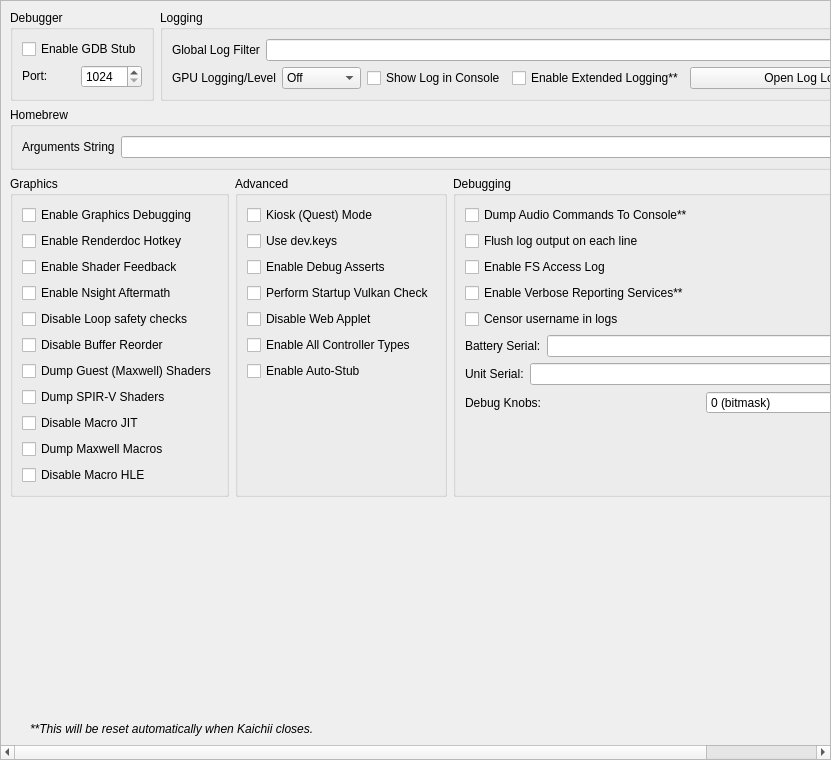
<?xml version="1.0" encoding="UTF-8"?>
<ui version="4.0">
 <class>ConfigureDebug</class>
 <widget class="QScrollArea" name="ConfigureDebug">
  <property name="geometry">
   <rect>
    <x>0</x>
    <y>0</y>
    <width>831</width>
    <height>760</height>
   </rect>
  </property>
  <property name="widgetResizable">
   <bool>true</bool>
  </property>
  <widget class="QWidget" name="widget">
   <property name="geometry">
    <rect>
     <x>0</x>
     <y>0</y>
     <width>829</width>
     <height>758</height>
    </rect>
   </property>
   <layout class="QVBoxLayout" name="verticalLayout_1">
    <item>
     <layout class="QHBoxLayout" name="horizontalLayout">
      <property name="topMargin">
       <number>0</number>
      </property>
      <item>
       <widget class="QGroupBox" name="groupBox">
        <property name="sizePolicy">
         <sizepolicy hsizetype="Preferred" vsizetype="Preferred">
          <horstretch>0</horstretch>
          <verstretch>0</verstretch>
         </sizepolicy>
        </property>
        <property name="title">
         <string>Debugger</string>
        </property>
        <property name="alignment">
         <set>Qt::AlignmentFlag::AlignLeading|Qt::AlignmentFlag::AlignLeft|Qt::AlignmentFlag::AlignTop</set>
        </property>
        <property name="flat">
         <bool>false</bool>
        </property>
        <property name="checkable">
         <bool>false</bool>
        </property>
        <layout class="QVBoxLayout" name="verticalLayout_3">
         <item>
          <widget class="QWidget" name="debug_widget" native="true">
           <property name="sizePolicy">
            <sizepolicy hsizetype="Preferred" vsizetype="Maximum">
             <horstretch>0</horstretch>
             <verstretch>0</verstretch>
            </sizepolicy>
           </property>
           <layout class="QVBoxLayout" name="verticalLayout">
            <property name="sizeConstraint">
             <enum>QLayout::SizeConstraint::SetDefaultConstraint</enum>
            </property>
            <property name="leftMargin">
             <number>0</number>
            </property>
            <property name="topMargin">
             <number>0</number>
            </property>
            <property name="rightMargin">
             <number>0</number>
            </property>
            <property name="bottomMargin">
             <number>0</number>
            </property>
            <item>
             <widget class="QCheckBox" name="toggle_gdbstub">
              <property name="sizePolicy">
               <sizepolicy hsizetype="Maximum" vsizetype="Maximum">
                <horstretch>0</horstretch>
                <verstretch>0</verstretch>
               </sizepolicy>
              </property>
              <property name="text">
               <string>Enable GDB Stub</string>
              </property>
             </widget>
            </item>
            <item>
             <widget class="QWidget" name="horizontalWidget_3" native="true">
              <property name="sizePolicy">
               <sizepolicy hsizetype="Preferred" vsizetype="Maximum">
                <horstretch>0</horstretch>
                <verstretch>0</verstretch>
               </sizepolicy>
              </property>
              <layout class="QHBoxLayout" name="horizontalLayout_3">
               <property name="leftMargin">
                <number>0</number>
               </property>
               <property name="topMargin">
                <number>0</number>
               </property>
               <property name="rightMargin">
                <number>0</number>
               </property>
               <property name="bottomMargin">
                <number>0</number>
               </property>
               <item>
                <widget class="QLabel" name="label_11">
                 <property name="sizePolicy">
                  <sizepolicy hsizetype="Minimum" vsizetype="Maximum">
                   <horstretch>0</horstretch>
                   <verstretch>0</verstretch>
                  </sizepolicy>
                 </property>
                 <property name="text">
                  <string>Port:</string>
                 </property>
                </widget>
               </item>
               <item>
                <widget class="QSpinBox" name="gdbport_spinbox">
                 <property name="sizePolicy">
                  <sizepolicy hsizetype="Preferred" vsizetype="Maximum">
                   <horstretch>0</horstretch>
                   <verstretch>0</verstretch>
                  </sizepolicy>
                 </property>
                 <property name="minimum">
                  <number>1024</number>
                 </property>
                 <property name="maximum">
                  <number>65535</number>
                 </property>
                </widget>
               </item>
              </layout>
             </widget>
            </item>
           </layout>
          </widget>
         </item>
        </layout>
       </widget>
      </item>
      <item>
       <widget class="QGroupBox" name="groupBox_2">
        <property name="sizePolicy">
         <sizepolicy hsizetype="Expanding" vsizetype="Preferred">
          <horstretch>0</horstretch>
          <verstretch>0</verstretch>
         </sizepolicy>
        </property>
        <property name="title">
         <string>Logging</string>
        </property>
        <layout class="QGridLayout" name="gridLayout_1">
         <item row="0" column="0" colspan="4">
          <widget class="QWidget" name="logging_widget" native="true">
           <property name="sizePolicy">
            <sizepolicy hsizetype="Preferred" vsizetype="Maximum">
             <horstretch>0</horstretch>
             <verstretch>0</verstretch>
            </sizepolicy>
           </property>
           <layout class="QHBoxLayout" name="horizontalLayout_1">
            <property name="leftMargin">
             <number>0</number>
            </property>
            <property name="topMargin">
             <number>0</number>
            </property>
            <property name="rightMargin">
             <number>0</number>
            </property>
            <property name="bottomMargin">
             <number>0</number>
            </property>
            <item>
             <widget class="QLabel" name="label_1">
              <property name="sizePolicy">
               <sizepolicy hsizetype="Preferred" vsizetype="Preferred">
                <horstretch>0</horstretch>
                <verstretch>0</verstretch>
               </sizepolicy>
              </property>
              <property name="text">
               <string>Global Log Filter</string>
              </property>
             </widget>
            </item>
            <item>
             <widget class="QLineEdit" name="log_filter_edit"/>
            </item>
           </layout>
          </widget>
         </item>
         <item row="1" column="0">
          <widget class="QWidget" name="gpu_log_level_widget" native="true">
           <property name="sizePolicy">
            <sizepolicy hsizetype="Preferred" vsizetype="Maximum">
             <horstretch>0</horstretch>
             <verstretch>0</verstretch>
            </sizepolicy>
           </property>
           <layout class="QHBoxLayout" name="gpu_log_level_layout">
            <property name="leftMargin">
             <number>0</number>
            </property>
            <property name="topMargin">
             <number>0</number>
            </property>
            <property name="rightMargin">
             <number>0</number>
            </property>
            <property name="bottomMargin">
             <number>0</number>
            </property>
            <item>
             <widget class="QLabel" name="gpu_log_level_label">
              <property name="text">
               <string>GPU Logging/Level</string>
              </property>
             </widget>
            </item>
            <item>
             <widget class="QComboBox" name="gpu_log_level">
              <property name="toolTip">
               <string>Detail level for GPU logs. Off disables logging entirely.</string>
              </property>
              <item>
               <property name="text">
                <string>Off</string>
               </property>
              </item>
              <item>
               <property name="text">
                <string>Errors</string>
               </property>
              </item>
              <item>
               <property name="text">
                <string>Standard</string>
               </property>
              </item>
              <item>
               <property name="text">
                <string>Verbose</string>
               </property>
              </item>
              <item>
               <property name="text">
                <string>All</string>
               </property>
              </item>
             </widget>
            </item>
           </layout>
          </widget>
         </item>
         <item row="1" column="1">
          <widget class="QCheckBox" name="toggle_console">
           <property name="text">
            <string>Show Log in Console</string>
           </property>
          </widget>
         </item>
         <item row="1" column="2">
          <widget class="QCheckBox" name="extended_logging">
           <property name="enabled">
            <bool>true</bool>
           </property>
           <property name="toolTip">
            <string>When checked, the max size of the log increases from 100 MB to 1 GB</string>
           </property>
           <property name="text">
            <string>Enable Extended Logging**</string>
           </property>
          </widget>
         </item>
         <item row="1" column="3">
          <widget class="QPushButton" name="open_log_button">
           <property name="sizePolicy">
            <sizepolicy hsizetype="Expanding" vsizetype="Maximum">
             <horstretch>1</horstretch>
             <verstretch>0</verstretch>
            </sizepolicy>
           </property>
           <property name="minimumSize">
            <size>
             <width>250</width>
             <height>0</height>
            </size>
           </property>
           <property name="text">
            <string>Open Log Location</string>
           </property>
          </widget>
         </item>
        </layout>
       </widget>
      </item>
     </layout>
    </item>
    <item>
     <widget class="QGroupBox" name="groupBox_3">
      <property name="title">
       <string>Homebrew</string>
      </property>
      <layout class="QVBoxLayout" name="verticalLayout_5">
       <item>
        <layout class="QHBoxLayout" name="horizontalLayout_4">
         <item>
          <widget class="QLabel" name="label_3">
           <property name="text">
            <string>Arguments String</string>
           </property>
          </widget>
         </item>
         <item>
          <widget class="QLineEdit" name="homebrew_args_edit"/>
         </item>
        </layout>
       </item>
      </layout>
     </widget>
    </item>
    <item>
     <layout class="QHBoxLayout" name="horizontalLayout_2">
      <item>
       <widget class="QGroupBox" name="groupBox_4">
        <property name="title">
         <string>Graphics</string>
        </property>
        <layout class="QGridLayout" name="gridLayout_2">
         <item row="4" column="0">
          <widget class="QCheckBox" name="disable_loop_safety_checks">
           <property name="toolTip">
            <string>When checked, it executes shaders without loop logic changes</string>
           </property>
           <property name="text">
            <string>Disable Loop safety checks</string>
           </property>
          </widget>
         </item>
         <item row="9" column="0">
          <widget class="QCheckBox" name="dump_macros">
           <property name="enabled">
            <bool>true</bool>
           </property>
           <property name="toolTip">
            <string>When checked, it will dump all the macro programs of the GPU</string>
           </property>
           <property name="text">
            <string>Dump Maxwell Macros</string>
           </property>
          </widget>
         </item>
         <item row="3" column="0">
          <widget class="QCheckBox" name="enable_nsight_aftermath">
           <property name="toolTip">
            <string>When checked, it enables Nsight Aftermath crash dumps</string>
           </property>
           <property name="text">
            <string>Enable Nsight Aftermath</string>
           </property>
          </widget>
         </item>
         <item row="6" column="0">
          <widget class="QCheckBox" name="dump_guest_shaders">
           <property name="enabled">
            <bool>true</bool>
           </property>
           <property name="toolTip">
            <string>When checked, it will dump original Maxwell guest shader bytecode (the input to the recompiler) as .ash files under DumpDir/shaders/. Useful for inspection with nvdisasm.</string>
           </property>
           <property name="text">
            <string>Dump Guest (Maxwell) Shaders</string>
           </property>
          </widget>
         </item>
         <item row="1" column="0">
          <widget class="QCheckBox" name="enable_renderdoc_hotkey">
           <property name="text">
            <string>Enable Renderdoc Hotkey</string>
           </property>
          </widget>
         </item>
         <item row="8" column="0">
          <widget class="QCheckBox" name="disable_macro_jit">
           <property name="enabled">
            <bool>true</bool>
           </property>
           <property name="toolTip">
            <string>When checked, it disables the macro Just In Time compiler. Enabling this makes games run slower</string>
           </property>
           <property name="text">
            <string>Disable Macro JIT</string>
           </property>
          </widget>
         </item>
         <item row="10" column="0">
          <widget class="QCheckBox" name="disable_macro_hle">
           <property name="enabled">
            <bool>true</bool>
           </property>
           <property name="toolTip">
            <string>When checked, it disables the macro HLE functions. Enabling this makes games run slower</string>
           </property>
           <property name="text">
            <string>Disable Macro HLE</string>
           </property>
          </widget>
         </item>
         <item row="0" column="0">
          <widget class="QCheckBox" name="enable_graphics_debugging">
           <property name="enabled">
            <bool>true</bool>
           </property>
           <property name="toolTip">
            <string>When checked, the graphics API enters a slower debugging mode</string>
           </property>
           <property name="text">
            <string>Enable Graphics Debugging</string>
           </property>
          </widget>
         </item>
         <item row="11" column="0">
          <spacer name="verticalSpacer_5">
           <property name="orientation">
            <enum>Qt::Orientation::Vertical</enum>
           </property>
           <property name="sizeType">
            <enum>QSizePolicy::Policy::Preferred</enum>
           </property>
           <property name="sizeHint" stdset="0">
            <size>
             <width>20</width>
             <height>0</height>
            </size>
           </property>
          </spacer>
         </item>
         <item row="2" column="0">
          <widget class="QCheckBox" name="enable_shader_feedback">
           <property name="toolTip">
            <string>When checked, yuzu will log statistics about the compiled pipeline cache</string>
           </property>
           <property name="text">
            <string>Enable Shader Feedback</string>
           </property>
          </widget>
         </item>
         <item row="5" column="0">
          <widget class="QCheckBox" name="disable_buffer_reorder">
           <property name="toolTip">
            <string>&lt;html&gt;&lt;head/&gt;&lt;body&gt;&lt;p&gt;When checked, disables reordering of mapped memory uploads which allows to associate uploads with specific draws. May reduce performance in some cases.&lt;/p&gt;&lt;/body&gt;&lt;/html&gt;</string>
           </property>
           <property name="text">
            <string>Disable Buffer Reorder</string>
           </property>
          </widget>
         </item>
         <item row="7" column="0">
          <widget class="QCheckBox" name="gpu_log_shader_dumps">
           <property name="toolTip">
            <string>When checked, it will dump the recompiler's output SPIR-V binaries (.spv) under LogDir/shaders/. Inspect via SPIRV-Tools (spirv-dis / spirv-cross / spirv-val) or RenderDoc.</string>
           </property>
           <property name="text">
            <string>Dump SPIR-V Shaders</string>
           </property>
          </widget>
         </item>
        </layout>
       </widget>
      </item>
      <item>
       <widget class="QGroupBox" name="groupBox_6">
        <property name="title">
         <string>Advanced</string>
        </property>
        <layout class="QGridLayout" name="gridLayout_4">
         <item row="3" column="0">
          <widget class="QCheckBox" name="perform_vulkan_check">
           <property name="toolTip">
            <string>Enables yuzu to check for a working Vulkan environment when the program starts up. Disable this if this is causing issues with external programs seeing yuzu.</string>
           </property>
           <property name="text">
            <string>Perform Startup Vulkan Check</string>
           </property>
          </widget>
         </item>
         <item row="4" column="0">
          <widget class="QCheckBox" name="disable_web_applet">
           <property name="text">
            <string>Disable Web Applet</string>
           </property>
          </widget>
         </item>
         <item row="5" column="0">
          <widget class="QCheckBox" name="enable_all_controllers">
           <property name="text">
            <string>Enable All Controller Types</string>
           </property>
          </widget>
         </item>
         <item row="6" column="0">
          <widget class="QCheckBox" name="use_auto_stub">
           <property name="text">
            <string>Enable Auto-Stub</string>
           </property>
          </widget>
         </item>
         <item row="0" column="0">
          <widget class="QCheckBox" name="quest_flag">
           <property name="text">
            <string>Kiosk (Quest) Mode</string>
           </property>
          </widget>
         </item>
         <item row="1" column="0">
          <widget class="QCheckBox" name="use_dev_keys">
           <property name="text">
            <string>Use dev.keys</string>
           </property>
          </widget>
         </item>
         <item row="2" column="0">
          <widget class="QCheckBox" name="use_debug_asserts">
           <property name="text">
            <string>Enable Debug Asserts</string>
           </property>
          </widget>
         </item>
         <item row="7" column="0">
          <spacer name="verticalSpacer_4">
           <property name="orientation">
            <enum>Qt::Orientation::Vertical</enum>
           </property>
           <property name="sizeType">
            <enum>QSizePolicy::Policy::Expanding</enum>
           </property>
           <property name="sizeHint" stdset="0">
            <size>
             <width>20</width>
             <height>0</height>
            </size>
           </property>
          </spacer>
         </item>
        </layout>
       </widget>
      </item>
      <item>
       <widget class="QGroupBox" name="groupBox_5">
        <property name="title">
         <string>Debugging</string>
        </property>
        <layout class="QGridLayout" name="gridLayout_3">
         <item row="6" column="0">
          <widget class="QWidget" name="serial_battery_widget" native="true">
           <property name="sizePolicy">
            <sizepolicy hsizetype="Preferred" vsizetype="Maximum">
             <horstretch>0</horstretch>
             <verstretch>0</verstretch>
            </sizepolicy>
           </property>
           <layout class="QHBoxLayout" name="horizontalLayout_11">
            <property name="leftMargin">
             <number>0</number>
            </property>
            <property name="topMargin">
             <number>0</number>
            </property>
            <property name="rightMargin">
             <number>0</number>
            </property>
            <property name="bottomMargin">
             <number>0</number>
            </property>
            <item>
             <widget class="QLabel" name="label_12">
              <property name="sizePolicy">
               <sizepolicy hsizetype="Preferred" vsizetype="Preferred">
                <horstretch>0</horstretch>
                <verstretch>0</verstretch>
               </sizepolicy>
              </property>
              <property name="text">
               <string>Battery Serial:</string>
              </property>
             </widget>
            </item>
            <item>
             <widget class="QLineEdit" name="serial_battery_edit"/>
            </item>
           </layout>
          </widget>
         </item>
         <item row="8" column="0">
          <widget class="QWidget" name="debug_knobs_widget" native="true">
           <property name="sizePolicy">
            <sizepolicy hsizetype="Preferred" vsizetype="Maximum">
             <horstretch>0</horstretch>
             <verstretch>0</verstretch>
            </sizepolicy>
           </property>
           <layout class="QHBoxLayout" name="horizontalLayout_debug_knobs">
            <property name="leftMargin">
             <number>0</number>
            </property>
            <property name="topMargin">
             <number>0</number>
            </property>
            <property name="rightMargin">
             <number>0</number>
            </property>
            <property name="bottomMargin">
             <number>0</number>
            </property>
            <item>
             <widget class="QLabel" name="label_debug_knobs">
              <property name="sizePolicy">
               <sizepolicy hsizetype="Preferred" vsizetype="Preferred">
                <horstretch>0</horstretch>
                <verstretch>0</verstretch>
               </sizepolicy>
              </property>
              <property name="text">
               <string>Debug Knobs:</string>
              </property>
             </widget>
            </item>
            <item>
             <widget class="QSpinBox" name="debug_knobs_spinbox">
              <property name="minimum">
               <number>0</number>
              </property>
              <property name="maximum">
               <number>65535</number>
              </property>
              <property name="toolTip">
               <string>Bitmask for quick development toggles</string>
              </property>
              <property name="statusTip">
               <string>Set debug knobs (bitmask)</string>
              </property>
              <property name="whatsThis">
               <string>16-bit debug knob set for quick development toggles</string>
              </property>
              <property name="suffix">
               <string> (bitmask)</string>
              </property>
             </widget>
            </item>
           </layout>
          </widget>
         </item>
         <item row="7" column="0">
          <widget class="QWidget" name="serial_board_widget" native="true">
           <property name="sizePolicy">
            <sizepolicy hsizetype="Preferred" vsizetype="Maximum">
             <horstretch>0</horstretch>
             <verstretch>0</verstretch>
            </sizepolicy>
           </property>
           <layout class="QHBoxLayout" name="horizontalLayout_12">
            <property name="leftMargin">
             <number>0</number>
            </property>
            <property name="topMargin">
             <number>0</number>
            </property>
            <property name="rightMargin">
             <number>0</number>
            </property>
            <property name="bottomMargin">
             <number>0</number>
            </property>
            <item>
             <widget class="QLabel" name="label_13">
              <property name="sizePolicy">
               <sizepolicy hsizetype="Preferred" vsizetype="Preferred">
                <horstretch>0</horstretch>
                <verstretch>0</verstretch>
               </sizepolicy>
              </property>
              <property name="text">
               <string>Unit Serial:</string>
              </property>
             </widget>
            </item>
            <item>
             <widget class="QLineEdit" name="serial_board_edit"/>
            </item>
           </layout>
          </widget>
         </item>
         <item row="20" column="0">
          <spacer name="verticalSpacer_3">
           <property name="orientation">
            <enum>Qt::Orientation::Vertical</enum>
           </property>
           <property name="sizeType">
            <enum>QSizePolicy::Policy::Expanding</enum>
           </property>
           <property name="sizeHint" stdset="0">
            <size>
             <width>20</width>
             <height>0</height>
            </size>
           </property>
          </spacer>
         </item>
         <item row="1" column="0">
          <widget class="QCheckBox" name="dump_audio_commands">
           <property name="toolTip">
            <string>Enable this to output the latest generated audio command list to the console. Only affects games using the audio renderer.</string>
           </property>
           <property name="text">
            <string>Dump Audio Commands To Console**</string>
           </property>
          </widget>
         </item>
         <item row="2" column="0">
          <widget class="QCheckBox" name="flush_line">
           <property name="text">
            <string>Flush log output on each line</string>
           </property>
          </widget>
         </item>
         <item row="3" column="0">
          <widget class="QCheckBox" name="fs_access_log">
           <property name="text">
            <string>Enable FS Access Log</string>
           </property>
          </widget>
         </item>
         <item row="4" column="0">
          <widget class="QCheckBox" name="reporting_services">
           <property name="text">
            <string>Enable Verbose Reporting Services**</string>
           </property>
          </widget>
         </item>
         <item row="5" column="0">
          <widget class="QCheckBox" name="censor_username">
           <property name="text">
            <string>Censor username in logs</string>
           </property>
          </widget>
         </item>
        </layout>
       </widget>
      </item>
     </layout>
    </item>
    <item>
     <spacer name="verticalSpacer">
      <property name="orientation">
       <enum>Qt::Orientation::Vertical</enum>
      </property>
      <property name="sizeHint" stdset="0">
       <size>
        <width>20</width>
        <height>0</height>
       </size>
      </property>
     </spacer>
    </item>
    <item>
     <widget class="QLabel" name="label_5">
      <property name="sizePolicy">
       <sizepolicy hsizetype="Expanding" vsizetype="Preferred">
        <horstretch>0</horstretch>
        <verstretch>0</verstretch>
       </sizepolicy>
      </property>
      <property name="font">
       <font>
        <italic>true</italic>
       </font>
      </property>
      <property name="text">
    <string>**This will be reset automatically when Kaichii closes.</string>
      </property>
      <property name="indent">
       <number>20</number>
      </property>
     </widget>
    </item>
   </layout>
  </widget>
 </widget>
 <tabstops>
  <tabstop>log_filter_edit</tabstop>
  <tabstop>toggle_console</tabstop>
  <tabstop>extended_logging</tabstop>
  <tabstop>open_log_button</tabstop>
  <tabstop>homebrew_args_edit</tabstop>
  <tabstop>enable_graphics_debugging</tabstop>
  <tabstop>enable_shader_feedback</tabstop>
  <tabstop>enable_nsight_aftermath</tabstop>
  <tabstop>fs_access_log</tabstop>
  <tabstop>reporting_services</tabstop>
  <tabstop>quest_flag</tabstop>
  <tabstop>use_debug_asserts</tabstop>
 </tabstops>
 <resources/>
 <connections/>
</ui>
